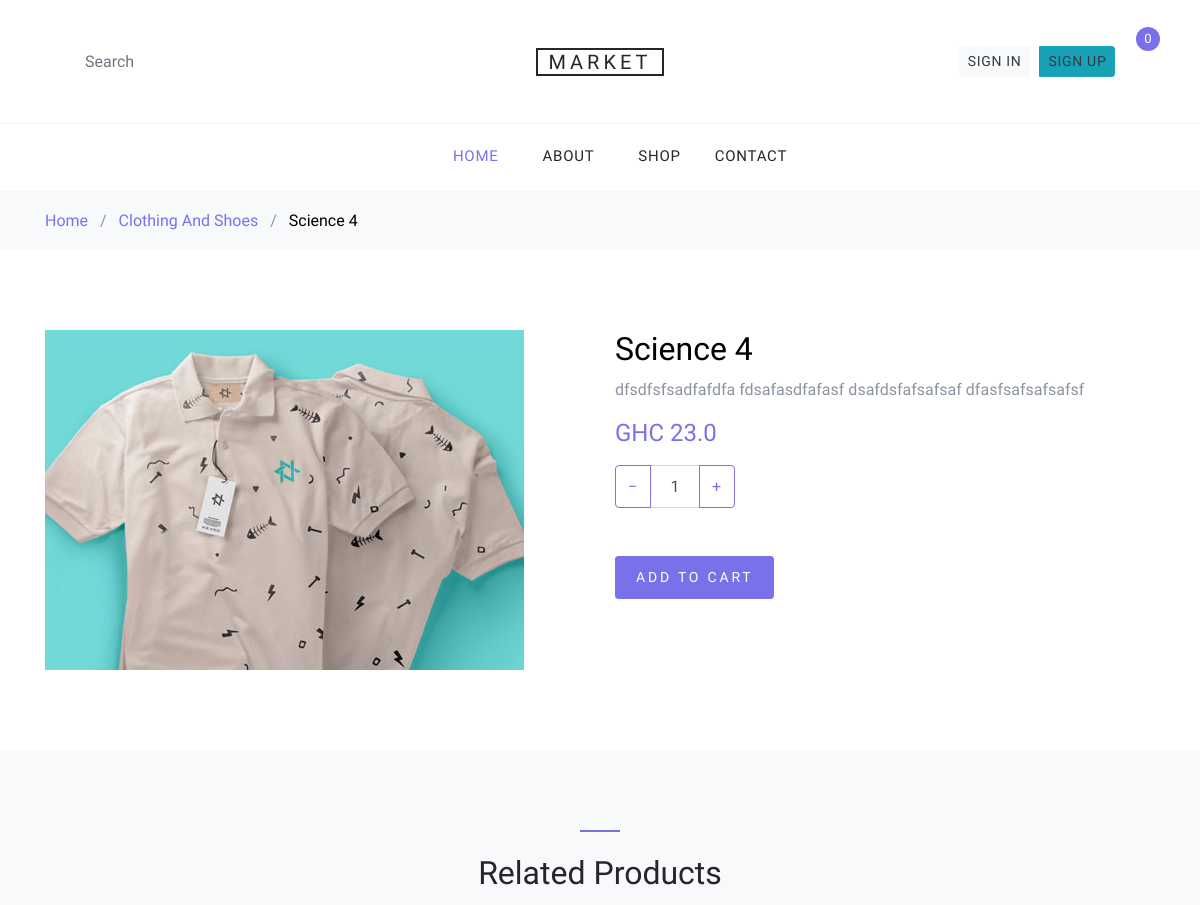
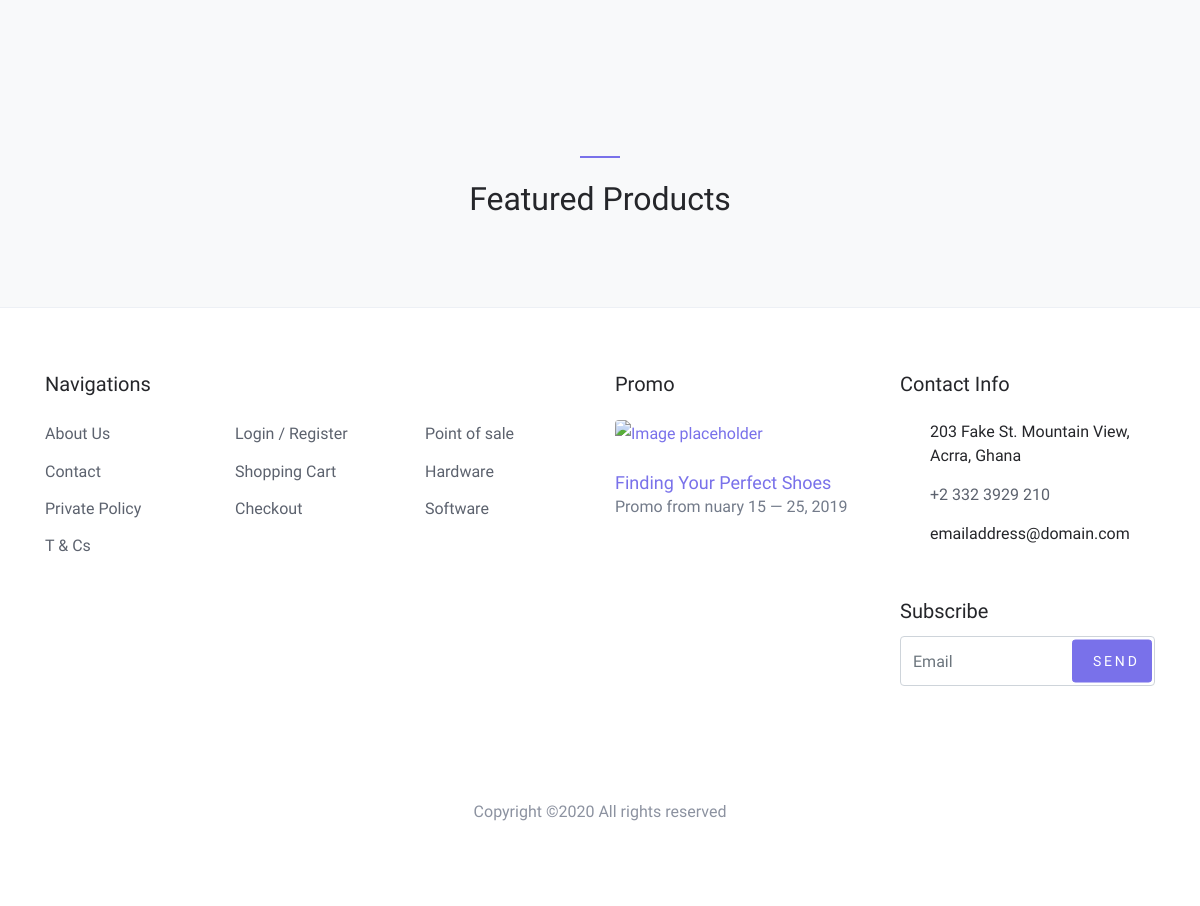
The app's page /shop/product_detail/10/ with its own data (2 pictures, top to bottom).
### shop/models/item.py (models this page shows, shortened)
class Item(models.Model):
    title = models.CharField(max_length=100)
    price = models.FloatField()
    discount_price = models.FloatField(blank=True, null=True)
    description = models.TextField()
    image = models.ImageField(upload_to='media/images/items/', blank=True, null=True)
    date_added = models.DateTimeField(auto_now_add=True)
    total_in_stock = models.IntegerField(default=1)
    def get_product_pic_url(self):
        return None if not self.image else self.image.url
    def get_item_category(self):
        return self.category.all()[0]
    class Meta:
        ordering = ['-date_added']

### shop/models/item_categories.py (models this page shows, shortened)
class ItemCategory(models.Model):
    name = models.CharField(max_length=40)
    description = models.TextField(blank=True, null=True)
    image = models.ImageField(upload_to="media/images/categories/", blank=True, null=True)
    date_created = models.DateTimeField(auto_now_add=True)
    items = models.ManyToManyField(Item, related_name='category', blank=True)
    sub_category = models.ManyToManyField('self', related_name="parent_category", blank=True)

### shop/views/products.py (the view)
# urls.py: path('product_detail/<int:product_id>/', views.get_product_details, name="product_detail"),
def get_product_details(request, product_id):
    template_name = "shop/product_detail.html"
    if request.method == "GET":
        ordered_item = None
        try:
            item = Item.objects.get(id=product_id)
        except Item.DoesNotExist:
            return HttpResponseRedirect(reverse('shop:home'))
        if request.user.is_authenticated:
            user = User.objects.get(id=request.user.id)
            ordered_item, _ = OrderedItem.objects.get_or_create(user=user,
                                                                item=item, ordered=False)
        context = {
            "categories": ItemCategory.objects.all(),
            "product": item,
            "ordered_item": ordered_item,
            "user_order": Order.get_user_pending_order(request.user)
        }
        return render(request, template_name, context)

### shop/models/order.py (called while the page is built)
    @classmethod
    def get_user_pending_order(cls, user=None):
        if user.is_authenticated:
            order_qs = cls.objects.filter(user=user, order_status=cls.ORDER_PENDING)
            return order_qs[0] if order_qs.exists() else None
        return None

### shop/templates/shop/product_detail.html (shortened to what this page needs)
{% extends 'base.html' %}
{% load static %}
{% block content %}
<div class="bg-light py-3">
    <div class="container">
        <div class="row">
            <div class="col-md-12 mb-0">
              <a href="{% url 'shop:home' %}">Home</a>
              <span class="mx-2 mb-0">/</span>
              <a href="{% url 'shop:category' category_id=product.get_item_category.id %}">{{product.get_item_category.name|title}}</a>
              <span class="mx-2 mb-0">/</span>
              <strong class="text-black">{{product.title|title}}</strong></div>
        </div>
    </div>
</div>
<div class="site-section">
  <div class="container">
    <div class="row">
      <div class="col-md-6">
        <img src="{{product.get_product_pic_url}}" alt="Product Image" class="img-fluid">
      </div>
      <div class="col-md-6">
        <h2 class="text-black">{{product.title|title}}</h2>
        <p>{{product.description}}</p>
        <p><strong class="text-primary h4">GHC {{product.price}}</strong></p>
        <div class="mb-5">
          <div class="input-group mb-3" style="max-width: 120px;">
            <div class="input-group-prepend">
              <button class="btn btn-outline-primary js-btn-minus clickable-item"
                      data-href="{% url 'shop:remove_product' product_id=product.id %}" type="button">&minus;</button>
            </div>
            {% if ordered_item %}
            <input type="text" class="form-control text-center" value="{{ordered_item.quantity}}" placeholder=""
                   aria-label="Example text with button addon" aria-describedby="button-addon1">
            {% else %}
            <input type="text" class="form-control text-center" value="1" placeholder=""
                   aria-label="Example text with button addon" aria-describedby="button-addon1">
            {% endif %}
            <div class="input-group-append">
              <button class="btn btn-outline-primary js-btn-plus clickable-item"
                      data-href="{% url 'shop:add_product' product_id=product.id %}" type="button">&plus;</button>
            </div>
          </div>
        </div>
        <p><a href="{% url 'shop:add_to_cart' product_id=product.id %}" class="buy-now btn btn-sm btn-primary">Add To Cart</a></p>
      </div>
    </div>
  </div>
</div>
<div class="site-section block-3 site-blocks-2 bg-light">
  <div class="container">
    <div class="row justify-content-center">
      <div class="col-md-7 site-section-heading text-center pt-4">
        <h2>Related Products</h2>
      </div>
    </div>
    <div class="row">
      <div class="col-md-12">
      </div>
    </div>
  </div>
</div>
<div class="site-section block-3 site-blocks-2 bg-light">
  <div class="container">
    <div class="row justify-content-center">
      <div class="col-md-7 site-section-heading text-center pt-4">
        <h2>Featured Products</h2>
      </div>
    </div>
    <div class="row">
      <div class="col-md-12">
      </div>
    </div>
  </div>
</div>
{% endblock content %}

### users/static/css/style.css (style rules this page uses)
body { line-height: 1.7; color: #8c92a0; font-weight: 300; font-size: 16px; }
a { -webkit-transition: .3s all ease; -o-transition: .3s all ease; transition: .3s all ease; }
.text-black { color: #000; }
.btn { text-transform: uppercase; position: relative; -webkit-transition: 0.2s all ease-in-out !important; -o-transition: 0.2s all ease-in-out !important; transition: 0.2s all ease-in-out !important; top: 0; letter-spacing: .05em; }
.btn.btn-sm { font-size: 14px !important; padding: 10px 20px !important; }
.btn.btn-primary { font-size: 17px; font-weight: 300; letter-spacing: .2em; }
.form-control { height: 43px; }
.site-section { padding: 2.5em 0; }
@media (min-width: 768px) { .site-section { padding: 5em 0; } }
.site-section-heading { font-size: 30px; color: #25262a; position: relative; }
.site-section-heading:before { content: ""; left: 0%; top: 0; position: absolute; width: 40px; height: 2px; background: #7971ea; }
.site-section-heading.text-center:before { content: ""; left: 50%; top: 0; -webkit-transform: translateX(-50%); -ms-transform: translateX(-50%); transform: translateX(-50%); position: absolute; width: 40px; height: 2px; background: #7971ea; }

### records on screen
Item: get_item_category.name "Clothing And Shoes", title "Science 4", get_product_pic_url (picture), description "dfsdfsfsadfafdfa fdsafasdfafasf dsafdsfafsafsaf dfasfsafsafsafsf", price "23.0"
